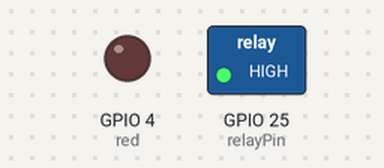
Bench run of a program on a simulated Raspberry Pi (BCM pin numbers). Shown: switched loads named in the program (green lamp = pin HIGH), output pins drawn as LEDs (lit = HIGH). Dashed ring = blinking.

Above: at 0.5 s.
Timing chart, 0 to 4.6 s (numbered marks = the images above):
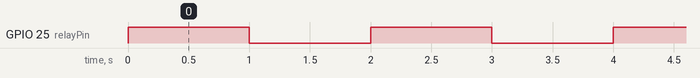

Measured:
- by itself, GPIO 25 (relayPin): alternates HIGH for 1.0 s and LOW for 1.0 s

The program:

ex13_relay01.py
```python
import RPi.GPIO as GPIO
import time

relayPin = 25 # Spin
red = 4
GPIO.setmode(GPIO.BCM)
GPIO.setup(relayPin, GPIO.OUT)
GPIO.setup(red, GPIO.OUT)

try :
	while True :
		GPIO.output(relayPin, 1) # 릴레이 켜기
		GPIO.output(red, 0)
		time.sleep(1) # 1초 대기
		GPIO.output(relayPin, 0) # 릴레이 끄기
		GPIO.output(red, 0)
		time.sleep(1)

except KeyboardInterrupt :
	GPIO.cleanup()
```
